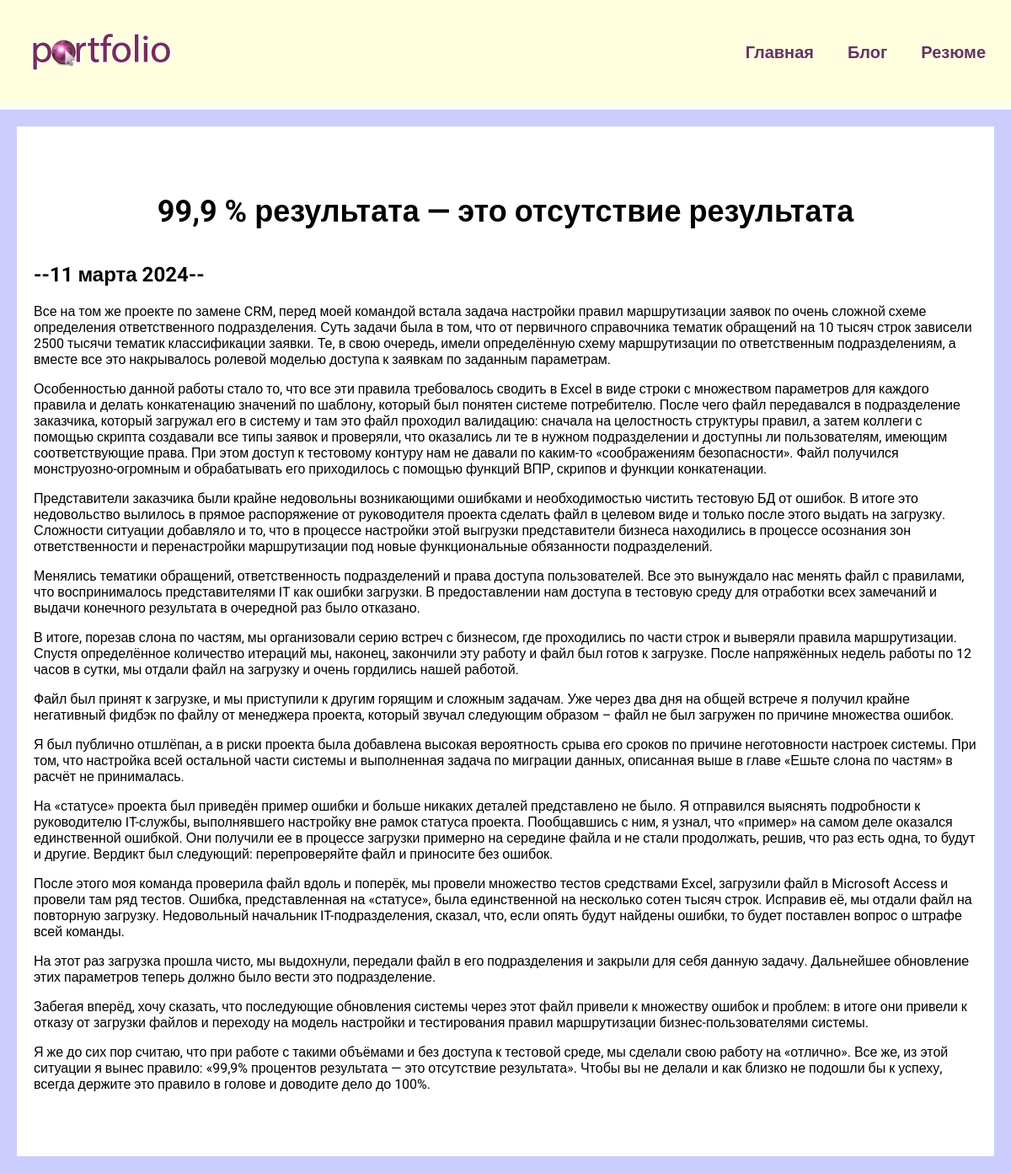
Page /blog/3/ on the committed database.
### blog/models.py (models this page shows, shortened)
class Blog(models.Model):
    title = models.CharField(max_length=200)
    description = models.TextField()
    date = models.DateField()

### blog/views.py (the view)
# urls.py: path('<int:blog_id>/', views.detail, name='detail'),
def detail(request, blog_id):
    blog = get_object_or_404(Blog, pk=blog_id)
    return render(request, 'blog/details.html', {'blog': blog})

### blog/templates/blog/details.html
{% extends 'skills/base.html' %}
{% block content %}
<div class="detail">
    <h1>{{ blog.title }}</h1>
    <h2>--{{ blog.date|date:'j E Y' }}--</h2>
    {{ blog.description|safe }}
</div>
{% endblock %}

### skills/static/css/style.css (style rules this page uses)
body { font-family: "Roboto", sans-serif; background: #CCCCFF; margin: 0; padding: 0; }
.content h1 { text-align: center; margin: 60px 0 40px; font-size: 36px; }
.detail { background: #FFF; padding: 20px 20px 60px; }

### rows in the picture
Blog: title "99,9 % результата — это отсутствие результата", date "11 марта 2024", description "Все на том же проекте по замене CRM, перед моей командой встала задача настройки правил маршрутизации заявок по очень сложной схеме определения ответственного подразделения. Суть задачи была в том, что от первичного справочника тематик обращений на 10 тысяч строк зависели 2500 тысячи тематик классификации заявки. Те, в свою очередь, имели определённую схему маршрутизации по ответственным подразделениям, а вместе все это накрывалось ролевой моделью доступа к заявкам по заданным параметрам. Особенностью данной работы стало то, что все эти правила требовалось сводить в Excel в виде строки с множеством параметров для каждого правила и делать конкатенацию значений по шаблону, который был понятен…"
